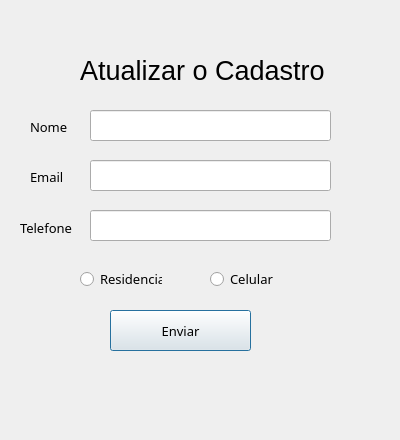
<?xml version="1.0" encoding="UTF-8"?>
<ui version="4.0">
 <class>Dialog</class>
 <widget class="QDialog" name="Dialog">
  <property name="geometry">
   <rect>
    <x>0</x>
    <y>0</y>
    <width>400</width>
    <height>440</height>
   </rect>
  </property>
  <property name="windowTitle">
   <string>Dialog</string>
  </property>
  <widget class="QLineEdit" name="input_name">
   <property name="geometry">
    <rect>
     <x>90</x>
     <y>110</y>
     <width>241</width>
     <height>31</height>
    </rect>
   </property>
   <property name="font">
    <font>
     <family>Rockwell</family>
     <pointsize>10</pointsize>
    </font>
   </property>
  </widget>
  <widget class="QLineEdit" name="input_telefone">
   <property name="geometry">
    <rect>
     <x>90</x>
     <y>210</y>
     <width>241</width>
     <height>31</height>
    </rect>
   </property>
   <property name="font">
    <font>
     <family>Rockwell</family>
     <pointsize>10</pointsize>
    </font>
   </property>
  </widget>
  <widget class="QRadioButton" name="telefone_check">
   <property name="geometry">
    <rect>
     <x>210</x>
     <y>270</y>
     <width>82</width>
     <height>18</height>
    </rect>
   </property>
   <property name="font">
    <font>
     <family>Rockwell</family>
     <pointsize>10</pointsize>
    </font>
   </property>
   <property name="text">
    <string>Celular</string>
   </property>
  </widget>
  <widget class="QLabel" name="label_3">
   <property name="geometry">
    <rect>
     <x>30</x>
     <y>170</y>
     <width>47</width>
     <height>13</height>
    </rect>
   </property>
   <property name="font">
    <font>
     <family>Rockwell</family>
     <pointsize>10</pointsize>
    </font>
   </property>
   <property name="text">
    <string>Email</string>
   </property>
  </widget>
  <widget class="QLineEdit" name="input_email">
   <property name="geometry">
    <rect>
     <x>90</x>
     <y>160</y>
     <width>241</width>
     <height>31</height>
    </rect>
   </property>
   <property name="font">
    <font>
     <family>Rockwell</family>
     <pointsize>10</pointsize>
    </font>
   </property>
  </widget>
  <widget class="QRadioButton" name="residencial_check">
   <property name="geometry">
    <rect>
     <x>80</x>
     <y>270</y>
     <width>82</width>
     <height>18</height>
    </rect>
   </property>
   <property name="font">
    <font>
     <family>Rockwell</family>
     <pointsize>10</pointsize>
    </font>
   </property>
   <property name="text">
    <string>Residencial</string>
   </property>
  </widget>
  <widget class="QPushButton" name="btnAtualizar">
   <property name="geometry">
    <rect>
     <x>110</x>
     <y>310</y>
     <width>141</width>
     <height>41</height>
    </rect>
   </property>
   <property name="font">
    <font>
     <family>Rockwell</family>
     <pointsize>10</pointsize>
    </font>
   </property>
   <property name="text">
    <string>Enviar</string>
   </property>
  </widget>
  <widget class="QLabel" name="label_4">
   <property name="geometry">
    <rect>
     <x>20</x>
     <y>220</y>
     <width>61</width>
     <height>16</height>
    </rect>
   </property>
   <property name="font">
    <font>
     <family>Rockwell</family>
     <pointsize>10</pointsize>
    </font>
   </property>
   <property name="text">
    <string>Telefone</string>
   </property>
  </widget>
  <widget class="QLabel" name="label_2">
   <property name="geometry">
    <rect>
     <x>30</x>
     <y>120</y>
     <width>47</width>
     <height>13</height>
    </rect>
   </property>
   <property name="font">
    <font>
     <family>Rockwell</family>
     <pointsize>10</pointsize>
    </font>
   </property>
   <property name="text">
    <string>Nome</string>
   </property>
  </widget>
  <widget class="QLabel" name="label_6">
   <property name="geometry">
    <rect>
     <x>80</x>
     <y>50</y>
     <width>251</width>
     <height>41</height>
    </rect>
   </property>
   <property name="font">
    <font>
     <pointsize>20</pointsize>
    </font>
   </property>
   <property name="contextMenuPolicy">
    <enum>Qt::NoContextMenu</enum>
   </property>
   <property name="text">
    <string>Atualizar o Cadastro</string>
   </property>
  </widget>
 </widget>
 <resources/>
 <connections/>
</ui>
